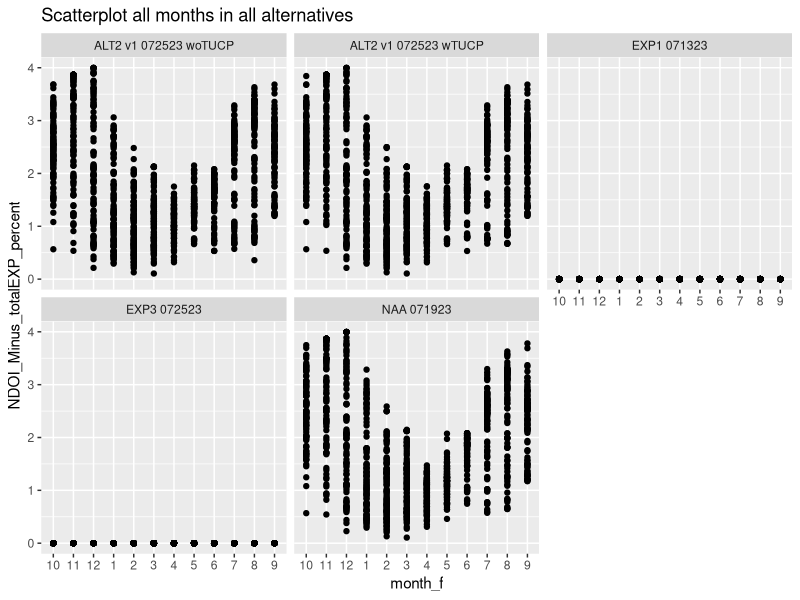
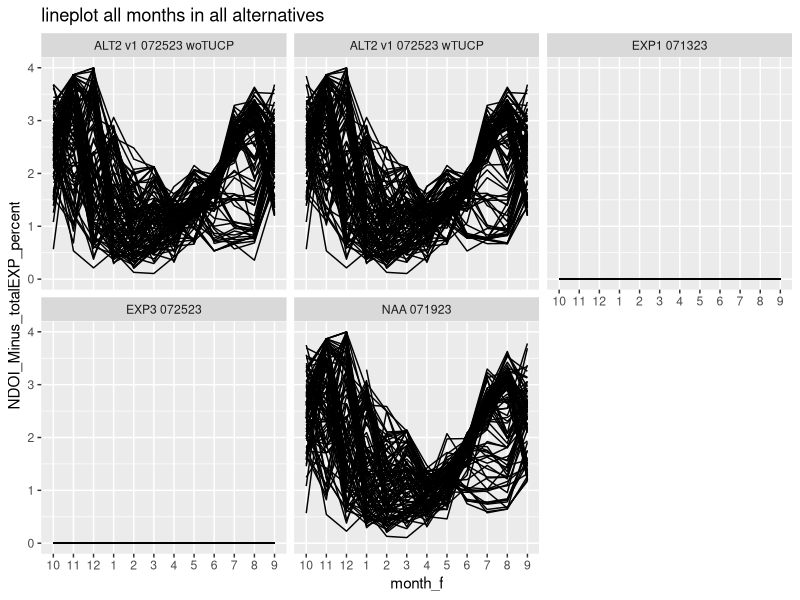
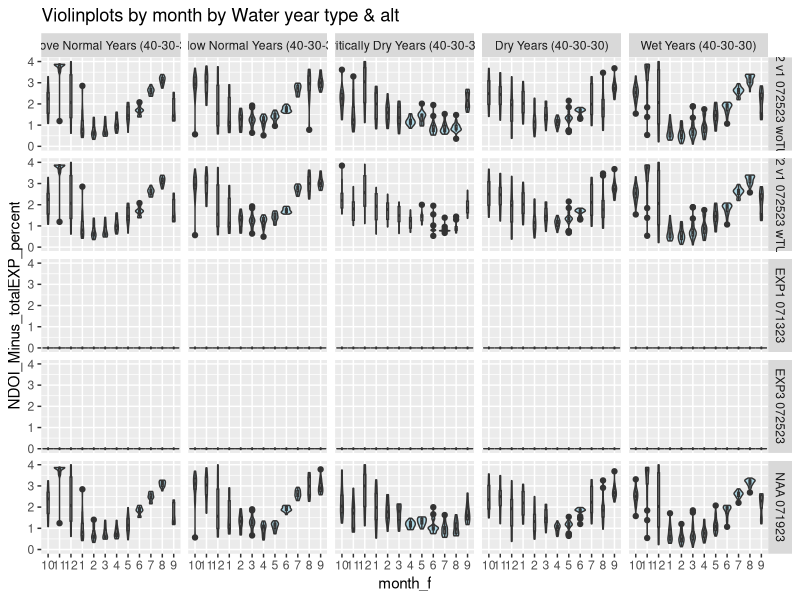
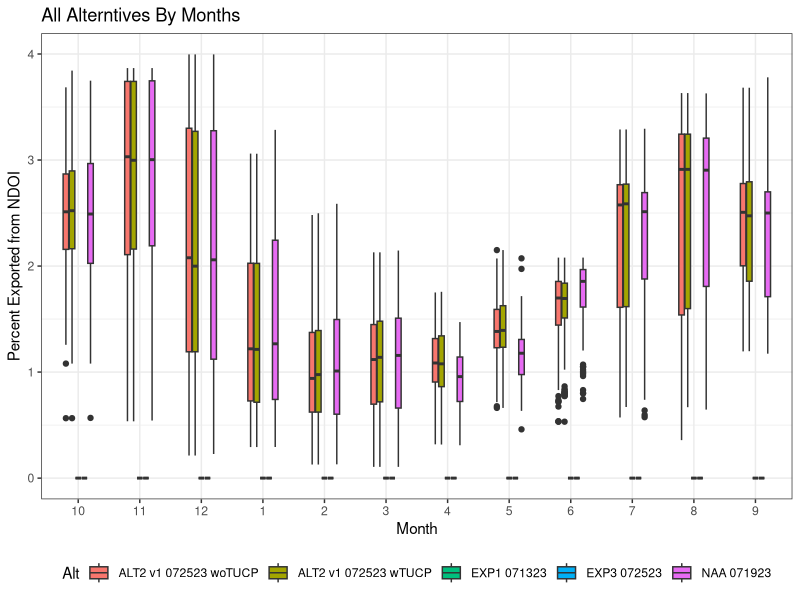
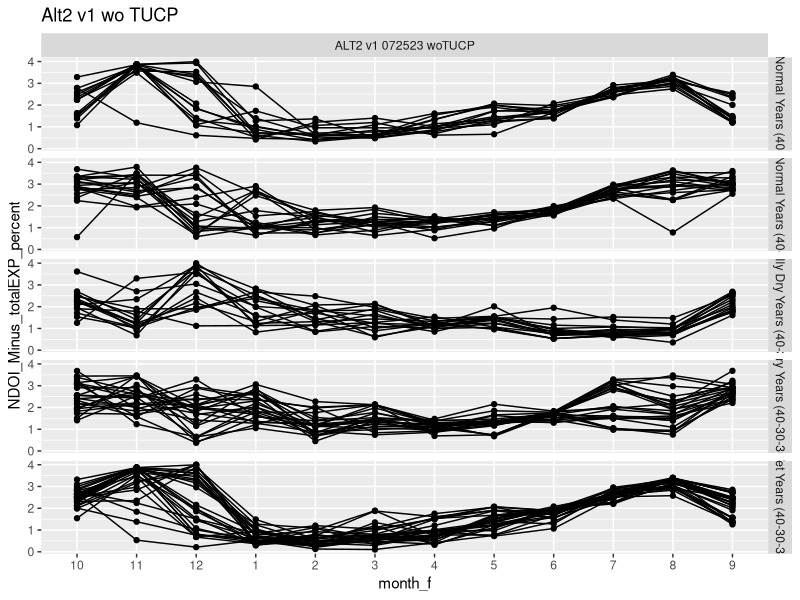

These charts were generated, in order, by the following R code: (Note: this script raises an error after producing the figures.)
#Script is part of the I. OMR Volumetric Influence line of evidence

#Purpose: Assemble data file for use in (file to be named later) from raw CAlSIM exported data

#Packages -----
library(tidyverse)
library(readr)

#load data files----

#Delta Outflow
DO_AllAlts <- read_csv("Data/DO_AllAlts.csv", 
                       col_types = cols(...1 = col_skip()))
#View(DO_AllAlts)

#Delta Exports
EXP_AllAlts <- read_csv("Data/EXP_AllAlts.csv", 
                        col_types = cols(...1 = col_skip()))
#View(EXP_AllAlts)

#North of Delta Inflow (NDOI)
NDOI_AllAlts <- read_csv("Data/NDOI_AllAlts.csv", 
                         col_types = cols(...1 = col_skip()))
#View(NDOI_AllAlts)

#water Year types (applies to all alternatives)
WYtype_All <- read_csv("Data/WYtype_All.csv", 
                       col_types = cols(...1 = col_skip()))
#View(WYtype_All)

#Combine data files----
DOtoNDOI_join <- left_join(DO_AllAlts, NDOI_AllAlts, join_by(Alt, Date)) 

#view(DOtoNDOI_join)

DOtoNDOItoEXP_join <- left_join(DOtoNDOI_join, EXP_AllAlts, join_by(Alt, Date)) 

#view(DOtoNDOItoEXP_join)

DOtoNDOItoEXP_join$Date <- as.POSIXct(DOtoNDOItoEXP_join$Date)

DOtoNDOItoEXP_join <- DOtoNDOItoEXP_join %>% mutate(year = year(Date))

DOtoNDOItoEXPtoWY_join <- left_join(DOtoNDOItoEXP_join, WYtype_All, 
                                    join_by(year == Year_WY))
#view(DOtoNDOItoEXPtoWY_join)

#Data Analysis----

#Rename object for ease
vol_influ <- DOtoNDOItoEXPtoWY_join

#View(vol_influ)
#Manipulates the data table and created variables for the visualizations
vol_influ_diff <- vol_influ %>% 
  mutate(totalEXP = JonesExp + BanksExpSWP + BanksExpCVP) %>% 
  mutate(NDOI_Minus_totalEXP_CFS = NDOI - totalEXP) %>% 
  mutate(NDOI_Minus_totalEXP_percent = (totalEXP/NDOI)*100) %>% 
  mutate(month = month(Date)) %>%  
  mutate(month_f = factor(month, levels = c(10,11,12,1,2,3,4,5,6,7,8,9))) %>% 
  mutate(year = year(Date))
  
class(vol_influ_diff$month_f)
view(vol_influ_diff)

#Figures----

#scatter plot 
ggplot(vol_influ_diff, aes(x= month_f, y=NDOI_Minus_totalEXP_percent)) + 
  geom_point()+
  labs(title = "Scatterplot all months in all alternatives")+
  facet_wrap(~Alt)

ggplot(vol_influ_diff, aes(x= month_f, y=NDOI_Minus_totalEXP_percent, group = year)) + 
  geom_line()+
  labs(title = "lineplot all months in all alternatives")+
  facet_wrap(~Alt)

#Violinplots by month by Water year type & alt
ggplot(vol_influ_diff, aes(x=month_f, y=NDOI_Minus_totalEXP_percent)) + 
  geom_violin(fill = "light blue")+
  geom_boxplot(width=0.15)+
  labs(title = "Violinplots by month by Water year type & alt")+
  facet_grid(Alt~Wytype)

#box plot of all alternatives by month
ggplot(vol_influ_diff, aes(x=month_f, y=NDOI_Minus_totalEXP_percent, fill = Alt)) + 
  geom_boxplot(width=0.5)+
  labs(title = "All Alterntives By Months")+
  xlab("Month")+
  ylab("Percent Exported from NDOI")+
  theme_bw()+
  theme(legend.position = "bottom")



#filtered by alternative
Alt2v1woTUCP <- vol_influ_diff %>% filter(Alt == "ALT2 v1 072523 woTUCP")

ggplot(Alt2v1woTUCP, aes(x= month_f, y=NDOI_Minus_totalEXP_percent, group = year)) + 
  geom_line()+
  geom_point()+
  labs(title = "Alt2 v1 wo TUCP")+
  facet_grid(Wytype~ Alt)

#This plots the density curves of the monthly percentages across alternatives
#
library(dplyr)
mu <- ddply(vol_influ_diff, "Alt", summarise, grp.mean=mean(NDOI_Minus_totalEXP_percent))

ggplot(vol_influ_diff, aes(x=NDOI_Minus_totalEXP_percent, color=Alt)) +
  geom_density()+
  #geom_vline(data=mu, aes(xintercept=grp.mean, color=Alt),linetype="dashed")+
  labs(title = "Densityplot of the % NDOI exported by month")+
  facet_wrap(~month_f)

filtered <- vol_influ_diff %>% filter(month_f == 6)
ggplot(filtered, aes(x=NDOI_Minus_totalEXP_percent, color=Alt)) +
  geom_density()+
  #geom_vline(data=mu, aes(xintercept=grp.mean, color=Alt),linetype="dashed")+
  labs(title = "Densityplot of the % NDOI exported by month")+
  facet_wrap(~month_f)

ggplot(vol_influ_diff, aes(x=month_f, y=NDOI_Minus_totalEXP_percent)) + 
  geom_violin(fill = "light blue")+
  geom_boxplot(width=0.15)+
  labs(title = "Violinplots by month by Water year type & alt")+
  facet_grid(Alt~Wytype)

#box plot of all alternatives by water year type
ggplot(vol_influ_diff, aes(x=month_f, y=NDOI_Minus_totalEXP_percent, fill = Alt)) + 
  geom_boxplot(width=1)+
  labs(title = "All Alterntives By Water Year Type")+
  xlab("Month")+
  ylab("Percent Exported from NDOI")+
  theme_bw()+
  theme(legend.position = "bottom")+
  facet_wrap(~Wytype)


ggplot(vol_influ_diff, aes(x=month_f, y=NDOI_Minus_totalEXP_percent, fill = Wytype)) + 
  geom_boxplot(width=1)+
  labs(title = "All Alterntives By Water Year Type")+
  xlab("Month")+
  ylab("Percent Exported from NDOI")+
  theme(legend.position = "bottom")+
  facet_wrap(~Alt)



ggplot(vol_influ_diff, aes(x=month_f, y=NDOI_Minus_totalEXP_percent, fill = Wytype)) + 
  geom_boxplot(width=1)+
  labs(title = "All Alterntives By Water Year Type")+
  theme(legend.position = "bottom")+
  facet_wrap(~Alt)

#filters to create a single figure for an alt
filtered2 <- vol_influ_diff %>% filter(Alt == "ALT2 v1 072523 wTUCP")
view(filtered2)
ggplot(filtered2, aes(x=month_f, y=NDOI_Minus_totalEXP_percent, fill = Wytype)) + 
  geom_boxplot(width=1)+
  labs(title = "ALT2 v1 072523 wTUCP")+
  theme(legend.position = "bottom")
